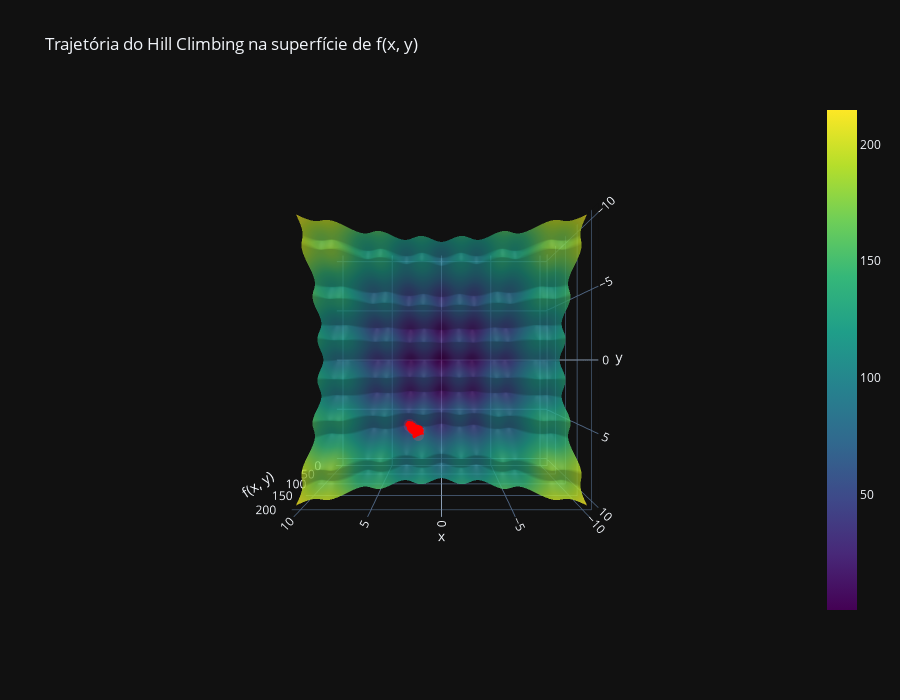

Write notebook code for a chart like this one.
### Markdown cell above
### Execução das funções e visualização

### Code cell
# Ponto inicial aleatório
random.seed(568381) # Apenas para garantir reprodutibilidade nos testes. Comente essa linha para ter o efeito aleatório
x0, y0 = random.uniform(-10, 10), random.uniform(-10, 10)

# Executa Hill Climbing
x_final, y_final, valor_final, traj = hill_climbing(f, x0, y0)

print("="*60)
print(f"{'🏁 Resultado Final do Hill Climbing':^60}")
print("="*60)
print(f"{'x =':>25} {x_final:.4f}")
print(f"{'y =':>25} {y_final:.4f}")
print(f"{'f(x, y) =':>25} {valor_final:.4f}")
print(f"{'Total de passos =':>25} {len(traj)}")
print("="*60)

# Visualizações
plot_trajectory(f, traj)

### Figure 1 — Plotly figure (JSON) as saved in the notebook; plotly's stock layout.template omitted (floating-point values rounded to 4 significant figures; data arrays with more than 128 entries replaced by an {"elided": "..."} marker saying what was removed)
{"data": [{"colorscale": [[0.0, "#440154"], [0.1111, "#482878"], [0.2222, "#3e4989"], [0.3333, "#31688e"], [0.4444, "#26828e"], [0.5556, "#1f9e89"], [0.6667, "#35b779"], [0.7778, "#6ece58"], [0.8889, "#b5de2b"], [1.0, "#fde725"]], "opacity": 0.8, "x": {"elided": "100x100 float values"}, "y": {"elided": "100x100 float values"}, "z": {"elided": "100x100 float values"}, "type": "surface"}, {"line": {"color": "red", "width": 4}, "marker": {"size": 4}, "mode": "lines+markers", "name": "Trajetória", "x": [2.111, 2.111, 2.111, 2.111, 2.211, 2.311, 2.411, 2.511, 2.511, 2.611, 2.711, 2.711, 2.811, 2.811, 2.911, 3.011, 3.011], "y": [6.741, 6.641, 6.541, 6.441, 6.441, 6.441, 6.441, 6.441, 6.341, 6.341, 6.341, 6.241, 6.241, 6.141, 6.141, 6.141, 6.041], "z": [73.17, 70.02, 67.25, 64.95, 63.07, 61.07, 59.05, 57.1, 55.29, 53.51, 52.0, 50.7, 49.53, 48.75, 47.99, 47.71, 47.42], "type": "scatter3d"}], "layout": {"scene": {"camera": {"eye": {"x": 0.0, "y": 0.001, "z": 2.5}, "up": {"x": 0, "y": 0, "z": -1}}, "xaxis": {"title": {"text": "x"}}, "yaxis": {"title": {"text": "y"}}, "zaxis": {"title": {"text": "f(x, y)"}}}, "title": {"text": "Trajetória do Hill Climbing na superfície de f(x, y)"}, "height": 700}}
